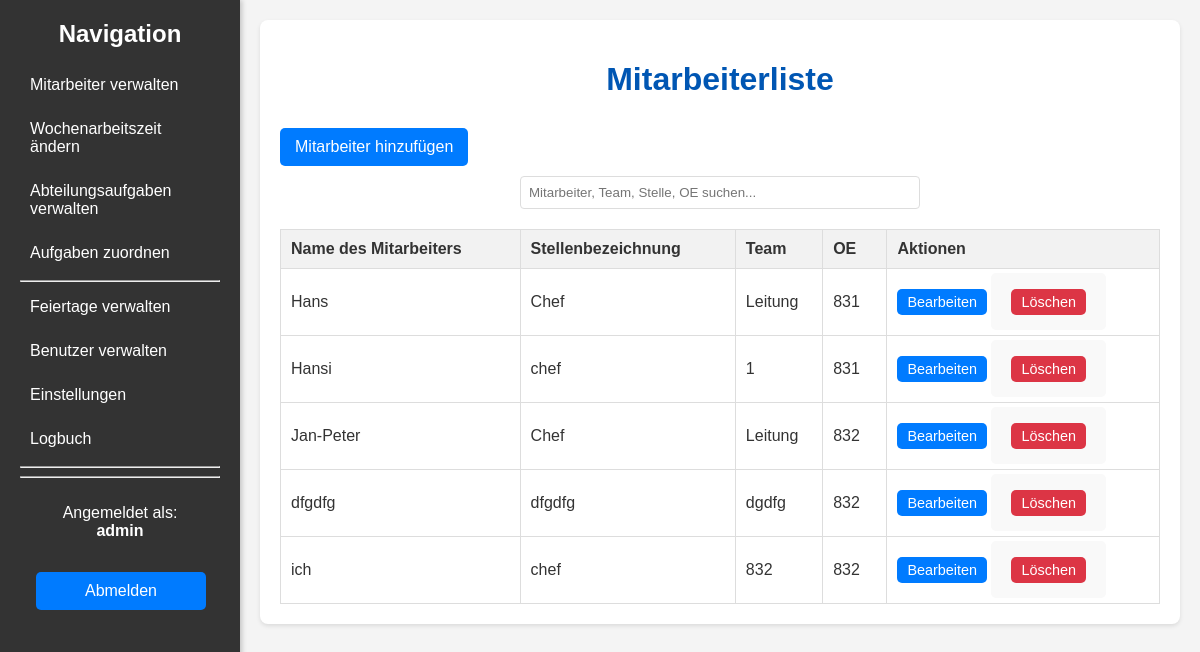
Page /employees (signed in) on the committed database.
### models.py (models this page shows, shortened)
class User(db.Model, UserMixin):
    id = db.Column(db.Integer, primary_key=True)
    username = db.Column(db.String(100), unique=True, nullable=False)
    password_hash = db.Column(db.String(128))
    oe_number = db.Column(db.String(50), nullable=False)
    is_admin = db.Column(db.Boolean, default=False)

class Employee(db.Model):
    id = db.Column(db.Integer, primary_key=True)
    name = db.Column(db.String(100), nullable=False)
    job_title = db.Column(db.String(100), nullable=False)
    weekly_working_hours = db.Column(db.Float, default=0.0)
    team = db.Column(db.String(100), nullable=True)
    oe_number = db.Column(db.String(50), nullable=False) # NEU
    working_hours_changes = db.relationship('WorkingHoursChange', backref='employee', lazy=True, cascade="all, delete-orphan")
    assigned_tasks = db.relationship('EmployeeTask', backref='employee', lazy=True, cascade="all, delete-orphan")

### app.py (the view)
@app.route('/employees')
@login_required
def employees():
    query = Employee.query
    if not current_user.is_admin:
        query = query.filter_by(oe_number=current_user.oe_number)
    return render_template('employees.html', employees=query.order_by(Employee.name).all())

### app.py (called while the page is built)
@login_manager.user_loader
def load_user(user_id):
    return User.query.get(int(user_id))

### templates/employees.html (shortened to what this page needs)
{% extends "base.html" %}
{% block content %}
    <h1>Mitarbeiterliste</h1>
    <a href="{{ url_for('add_employee') }}" class="button">Mitarbeiter hinzufügen</a>
    <div class="search-container">
        <input type="text" id="employeeSearch" onkeyup="filterTable()" placeholder="Mitarbeiter, Team, Stelle, OE suchen...">
    </div>
    <table id="employeeTable">
        <thead>
            <tr>
                <th class="sortable-header" data-column="name">Name des Mitarbeiters</th>
                <th class="sortable-header" data-column="job_title">Stellenbezeichnung</th>
                <th class="sortable-header" data-column="team">Team</th>
                <th class="sortable-header" data-column="oe_number">OE</th>
                <th>Aktionen</th>
            </tr>
        </thead>
        <tbody>
            {% for employee in employees %}
            <tr>
                <td>{{ employee.name }}</td>
                <td>{{ employee.job_title }}</td>
                <td>{{ employee.team | default('-') }}</td>
                <td>{{ employee.oe_number }}</td>
                <td>
                    <a href="{{ url_for('edit_employee', employee_id=employee.id) }}" class="button small">Bearbeiten</a>
                    <form action="{{ url_for('delete_employee', employee_id=employee.id) }}" method="post" style="display:inline;">
                        <button type="submit" class="button small delete">Löschen</button>
                    </form>
                </td>
            </tr>
            {% endfor %}
        </tbody>
    </table>
{% endblock %}

### templates/base.html (shortened to what this page needs)
<!DOCTYPE html>
<html lang="de">
<head>
    <link rel="stylesheet" href="{{ url_for('static', filename='style.css') }}">
</head>
<body>
    <div class="wrapper">
        {% block sidebar %}
        <div class="sidebar">
            <h2>Navigation</h2>
            <ul>
                <li><a href="{{ url_for('employees') }}">Mitarbeiter verwalten</a></li>
                <li><a href="{{ url_for('working_hours_changes') }}">Wochenarbeitszeit ändern</a></li>
                <li><a href="{{ url_for('department_tasks') }}">Abteilungsaufgaben verwalten</a></li>
                <li><a href="{{ url_for('assign_tasks') }}">Aufgaben zuordnen</a></li>
                {% if current_user.is_admin %}
                    <hr>
                    <li><a href="{{ url_for('holidays') }}">Feiertage verwalten</a></li>
                    <li><a href="{{ url_for('user_list') }}">Benutzer verwalten</a></li>
                    <li><a href="{{ url_for('settings') }}">Einstellungen</a></li>
                    <li><a href="{{ url_for('logbook') }}">Logbuch</a></li>
                {% endif %}
                <hr>
                <hr>
            </ul>
            <div style="position: relative; top: 10px; width: 100%;">
                 <p style="text-align: center;">Angemeldet als:<br><b>{{ current_user.username }}</b></p>
                 <a href="{{ url_for('logout') }}" class="button" style="width: 70%; margin: 8%;">Abmelden</a>
            </div>
        </div>
        {% endblock %}
        <div class="main-content">
            <div class="container">
                {% block content %}{% endblock %}
            </div>
        </div>
    </div>
</body>
</html>

### static/style.css (style rules this page uses)
body { font-family: Arial, sans-serif; margin: 0; background-color: #f4f4f4; color: #333; }
.wrapper { display: flex; min-height: 100vh; }
.sidebar { width: 200px; background-color: #333; color: white; padding: 20px; box-shadow: 2px 0 5px rgba(0,0,0,0.2); flex-shrink: 0; position: sticky; top: 0; height: 100vh; overflow-y: auto; }
.sidebar h2 { color: white; margin-top: 0; text-align: center; }
.sidebar ul { list-style: none; padding: 0; }
.sidebar ul li { margin-bottom: 10px; }
.sidebar ul li a { text-decoration: none; color: white; display: block; padding: 8px 10px; border-radius: 4px; }
.main-content { flex-grow: 1; padding: 20px; }
.container { max-width: 900px; margin: 0 auto; background-color: #fff; padding: 20px; border-radius: 8px; box-shadow: 0 2px 4px rgba(0, 0, 0, 0.1); }
h1, h2 { color: #0056b3; text-align: center; margin-bottom: 20px; }
table { width: 100%; border-collapse: collapse; margin-top: 20px; }
table, th, td { border: 1px solid #ddd; }
th, td { padding: 10px; text-align: left; }
th { background-color: #f2f2f2; }
.button { display: inline-block; padding: 10px 15px; margin: 10px 0; background-color: #007bff; color: white; text-align: center; text-decoration: none; border-radius: 5px; border: none; cursor: pointer; }
.button.small { padding: 5px 10px; font-size: 0.9em; }
.button.delete { background-color: #dc3545; }
form { background-color: #f9f9f9; padding: 20px; border-radius: 5px; margin-top: 20px; }
form button[type="submit"] { background-color: #28a745; color: white; padding: 10px 20px; border: none; border-radius: 5px; cursor: pointer; font-size: 1em; }
.search-container { margin-bottom: 20px; text-align: center; }
.search-container input { padding: 8px; width: 50%; max-width: 400px; border: 1px solid #ddd; border-radius: 4px; box-sizing: border-box; }
.sortable-header { cursor: pointer; position: relative; padding-right: 20px; }
.sortable-header::after { content: ''; display: inline-block; position: absolute; right: 5px; top: 50%; transform: translateY(-50%); width: 0; height: 0; border-left: 5px solid transparent; border-right: 5px solid transparent; vertical-align: middle; }

### templates/employees.html (style rules this page uses)
.search-container { margin-bottom: 20px; text-align: center; }
.search-container input { padding: 8px; width: 50%; max-width: 400px; border: 1px solid #ddd; border-radius: 4px; box-sizing: border-box; }
.sortable-header { cursor: pointer; position: relative; padding-right: 20px; }
.sortable-header::after { content: ''; display: inline-block; position: absolute; right: 5px; top: 50%; transform: translateY(-50%); width: 0; height: 0; border-left: 5px solid transparent; border-right: 5px solid transparent; vertical-align: middle; }

### rows in the picture
User: username "admin"
Employee: name "Hans", job_title "Chef", team "Leitung", oe_number "831"
Employee: name "Hansi", job_title "chef", team "1", oe_number "831"
Employee: name "Jan-Peter", job_title "Chef", team "Leitung", oe_number "832"
Employee: name "dfgdfg", job_title "dfgdfg", team "dgdfg", oe_number "832"
Employee: name "ich", job_title "chef", team "832", oe_number "832"
